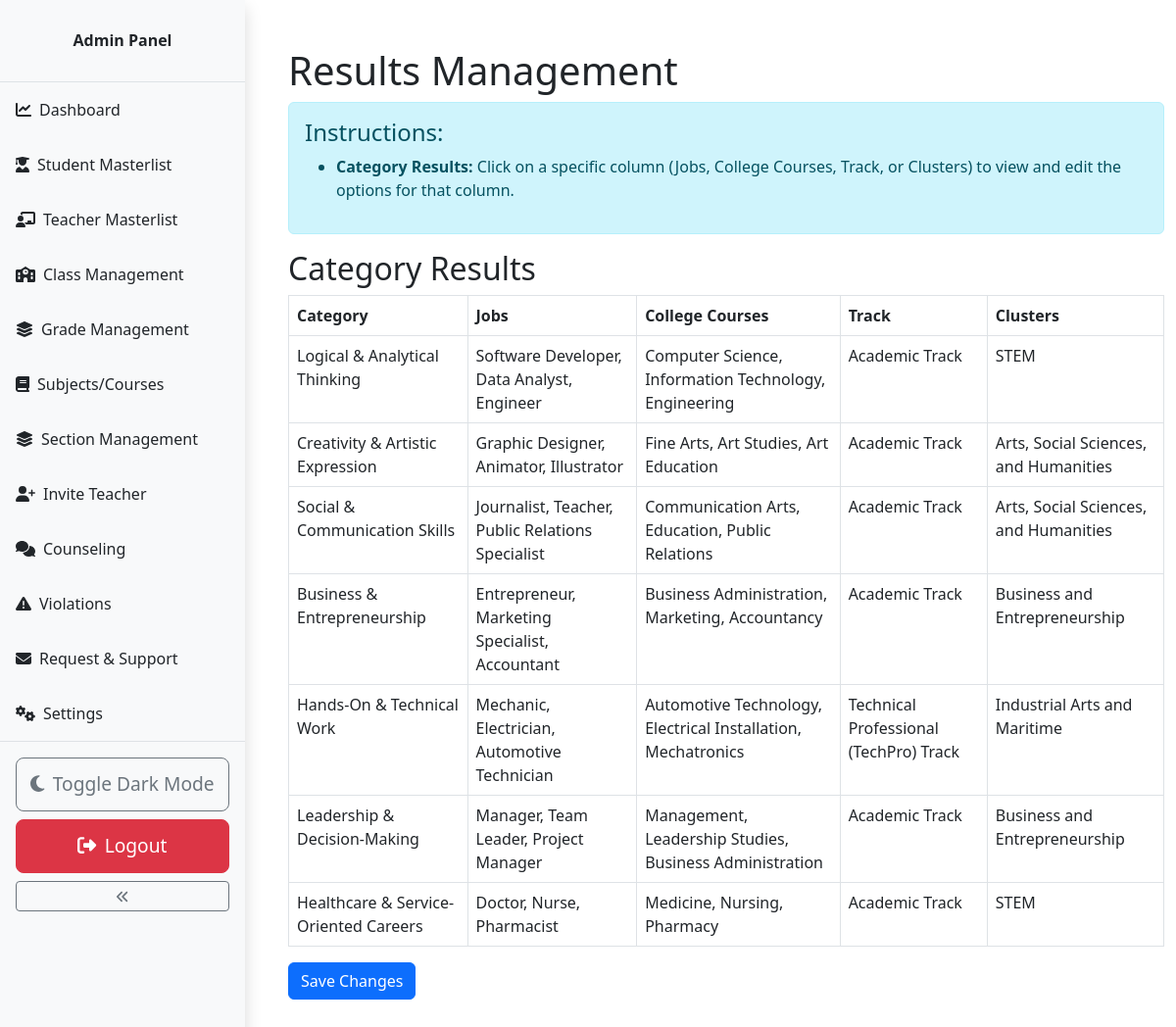
The page /admin/scoring-manage.php (signed in) on the database its author committed.
### tables this page shows
CREATE TABLE `quiz_categories` (
  `id` int(11) NOT NULL,
  `name` varchar(255) NOT NULL,
  `description` text DEFAULT NULL,
  `language` varchar(10) DEFAULT 'en'
);

CREATE TABLE `career_suggestions` (
  `id` int(11) NOT NULL,
  `category_id` int(11) NOT NULL,
  `jobs` text NOT NULL,
  `courses` text NOT NULL,
  `track` varchar(255) DEFAULT NULL,
  `clusters` varchar(255) DEFAULT NULL
);

### admin/scoring-manage.php (the view, shortened to what this page needs)
<?php
if (isset($_SESSION['admin_id']) && $_SESSION['role'] == 'Admin') {
    include "../DB_connection.php";
    $career_suggestions = $conn->query("SELECT cs.*, qc.name AS category_name
                                        FROM career_suggestions cs
                                        JOIN quiz_categories qc ON cs.category_id = qc.id")->fetchAll(PDO::FETCH_ASSOC);
    $career_suggestions_map = [];
    foreach ($career_suggestions as $suggestion) {
        $career_suggestions_map[$suggestion['category_id']] = $suggestion;
    }
    $categories = $conn->query("SELECT * FROM quiz_categories")->fetchAll(PDO::FETCH_ASSOC);
?>
<!DOCTYPE html>
<html lang="en">
<head>
    <link rel="stylesheet" href="https://cdn.jsdelivr.net/npm/bootstrap@5.2.0/dist/css/bootstrap.min.css">
    <link rel="stylesheet" href="../css/style.css">
    <link rel="stylesheet" href="css/admin.css">
</head>
<body>
<?php include "inc/navbar.php"; ?>
<div class="container mt-5">
    <h1>Results Management</h1>
    <div class="alert alert-info">
        <h4>Instructions:</h4>
        <ul>
            <li><strong>Category Results:</strong> Click on a specific column (Jobs, College Courses, Track, or Clusters) to view and edit the options for that column.</li>
        </ul>
    </div>
    <form method="post">
        <h2>Category Results</h2>
        <table class="table table-bordered">
            <thead>
            <tr>
                <th>Category</th>
                <th>Jobs</th>
                <th>College Courses</th>
                <th>Track</th>
                <th>Clusters</th>
            </tr>
            </thead>
            <tbody>
            <?php foreach ($categories as $category): ?>
                <?php
                $suggestion = $career_suggestions_map[$category['id']] ?? ['jobs' => '', 'courses' => '', 'track' => '', 'clusters' => ''];
                ?>
                <tr>
                    <td><?= htmlspecialchars($category['name']) ?></td>
                    <td onclick="openModal('jobs', <?= $category['id'] ?>, '<?= addslashes($category['name']) ?>')">
                        <?= htmlspecialchars($suggestion['jobs']) ?>
                    </td>
                    <td onclick="openModal('courses', <?= $category['id'] ?>, '<?= addslashes($category['name']) ?>')">
                        <?= htmlspecialchars($suggestion['courses']) ?>
                    </td>
                    <td onclick="openModal('track', <?= $category['id'] ?>, '<?= addslashes($category['name']) ?>')">
                        <?= htmlspecialchars($suggestion['track']) ?>
                    </td>
                    <td onclick="openModal('clusters', <?= $category['id'] ?>, '<?= addslashes($category['name']) ?>')">
                        <?= htmlspecialchars($suggestion['clusters']) ?>
                    </td>
                </tr>
            <?php endforeach; ?>
            </tbody>
        </table>
        <button type="submit" class="btn btn-primary">Save Changes</button>
    </form>
</div>
</body>
</html>
<?php
} else {
    header("Location: ../login.php");
    exit;
}
?>

### css/style.css (style rules this page uses)
body, html { height: 100%; margin: 0; overflow: hidden; }

### admin/css/admin.css (style rules this page uses)
body { margin: 0; padding: 0; display: flex; }

### admin/scoring-manage.php (style rules this page uses)
body { overflow-y: auto; }
.container { max-height: 90vh; overflow-y: auto; }

### rows shown on the page
quiz_categories: name "Logical & Analytical Thinking", id.jobs "Software Developer, Data Analyst, Engineer", id.courses "Computer Science, Information Technology, Engineering", id.track "Academic Track", id.clusters "STEM"
quiz_categories: name "Creativity & Artistic Expression", id.jobs "Graphic Designer, Animator, Illustrator", id.courses "Fine Arts, Art Studies, Art Education", id.track "Academic Track", id.clusters "Arts, Social Sciences, and Humanities"
quiz_categories: name "Social & Communication Skills", id.jobs "Journalist, Teacher, Public Relations Specialist", id.courses "Communication Arts, Education, Public Relations", id.track "Academic Track", id.clusters "Arts, Social Sciences, and Humanities"
quiz_categories: name "Business & Entrepreneurship", id.jobs "Entrepreneur, Marketing Specialist, Accountant", id.courses "Business Administration, Marketing, Accountancy", id.track "Academic Track", id.clusters "Business and Entrepreneurship"
quiz_categories: name "Hands-On & Technical Work", id.jobs "Mechanic, Electrician, Automotive Technician", id.courses "Automotive Technology, Electrical Installation, Mechatronics", id.track "Technical Professional (TechPro) Track", id.clusters "Industrial Arts and Maritime"
quiz_categories: name "Leadership & Decision-Making", id.jobs "Manager, Team Leader, Project Manager", id.courses "Management, Leadership Studies, Business Administration", id.track "Academic Track", id.clusters "Business and Entrepreneurship"
quiz_categories: name "Healthcare & Service-Oriented Careers", id.jobs "Doctor, Nurse, Pharmacist", id.courses "Medicine, Nursing, Pharmacy", id.track "Academic Track", id.clusters "STEM"
